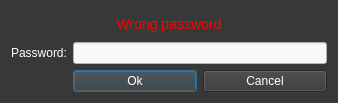
<?xml version="1.0" encoding="UTF-8"?>
<ui version="4.0">
 <class>PasswordDialog</class>
 <widget class="QDialog" name="PasswordDialog">
  <property name="geometry">
   <rect>
    <x>0</x>
    <y>0</y>
    <width>338</width>
    <height>103</height>
   </rect>
  </property>
  <property name="minimumSize">
   <size>
    <width>338</width>
    <height>0</height>
   </size>
  </property>
  <property name="maximumSize">
   <size>
    <width>338</width>
    <height>16777215</height>
   </size>
  </property>
  <property name="windowTitle">
   <string>Enter password</string>
  </property>
  <property name="styleSheet">
   <string notr="true">background-color: rgb(56, 56, 56);
color: rgb(255, 255, 255);</string>
  </property>
  <layout class="QGridLayout" name="gridLayout">
   <item row="1" column="1" colspan="2">
    <widget class="QLineEdit" name="m_passwordEdit">
     <property name="sizePolicy">
      <sizepolicy hsizetype="Expanding" vsizetype="Fixed">
       <horstretch>0</horstretch>
       <verstretch>0</verstretch>
      </sizepolicy>
     </property>
     <property name="styleSheet">
      <string notr="true">color: rgb(0, 0, 0);
border-color:  rgb(76, 60, 77);
background-color: rgb(249, 249, 249);</string>
     </property>
     <property name="echoMode">
      <enum>QLineEdit::Password</enum>
     </property>
    </widget>
   </item>
   <item row="3" column="2">
    <widget class="QPushButton" name="m_cancelButton">
     <property name="styleSheet">
      <string notr="true">color: rgb(255, 255, 255);</string>
     </property>
     <property name="text">
      <string>Cancel</string>
     </property>
    </widget>
   </item>
   <item row="1" column="0">
    <widget class="QLabel" name="label">
     <property name="sizePolicy">
      <sizepolicy hsizetype="Maximum" vsizetype="Preferred">
       <horstretch>0</horstretch>
       <verstretch>0</verstretch>
      </sizepolicy>
     </property>
     <property name="text">
      <string>Password:</string>
     </property>
    </widget>
   </item>
   <item row="3" column="1">
    <widget class="QPushButton" name="m_okButton">
     <property name="enabled">
      <bool>true</bool>
     </property>
     <property name="styleSheet">
      <string notr="true">color: rgb(255, 255, 255);</string>
     </property>
     <property name="text">
      <string>Ok</string>
     </property>
     <property name="default">
      <bool>true</bool>
     </property>
    </widget>
   </item>
   <item row="0" column="0" colspan="3">
    <widget class="QLabel" name="m_errorLabel">
     <property name="minimumSize">
      <size>
       <width>122</width>
       <height>0</height>
      </size>
     </property>
     <property name="styleSheet">
      <string notr="true">color: #ff0000; font: 14px;</string>
     </property>
     <property name="text">
      <string>Wrong password</string>
     </property>
     <property name="alignment">
      <set>Qt::AlignCenter</set>
     </property>
    </widget>
   </item>
  </layout>
 </widget>
 <resources/>
 <connections>
  <connection>
   <sender>m_okButton</sender>
   <signal>clicked()</signal>
   <receiver>PasswordDialog</receiver>
   <slot>accept()</slot>
   <hints>
    <hint type="sourcelabel">
     <x>142</x>
     <y>84</y>
    </hint>
    <hint type="destinationlabel">
     <x>158</x>
     <y>52</y>
    </hint>
   </hints>
  </connection>
  <connection>
   <sender>m_cancelButton</sender>
   <signal>clicked()</signal>
   <receiver>PasswordDialog</receiver>
   <slot>reject()</slot>
   <hints>
    <hint type="sourcelabel">
     <x>257</x>
     <y>84</y>
    </hint>
    <hint type="destinationlabel">
     <x>158</x>
     <y>52</y>
    </hint>
   </hints>
  </connection>
 </connections>
</ui>
